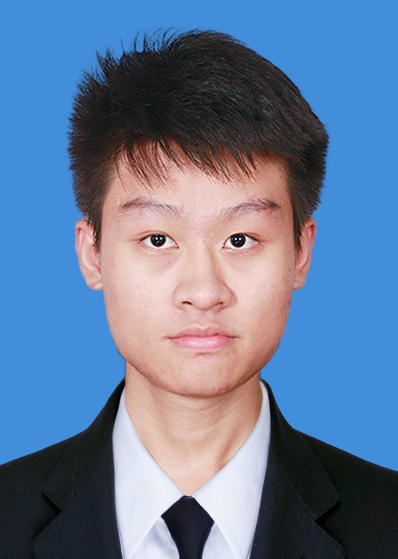
#> input picture photo/me.jpg, 398 x 559 px, found by its file name
$ python me_transfer.py
#> lines starting #> are read from the running program, lines starting #| are printed output that depends on the picture
import cv2
import numpy as np


def nothing(x):
    pass

me = cv2.imread(r'E:\pyitem\opencv_img\photo\me.jpg')
#> me is the input picture: shape (559, 398, 3); mean B, G, R 153, 121.7, 100.4
wyz = cv2.imread(r'E:\pyitem\opencv_img\photo\wyz.jpg')
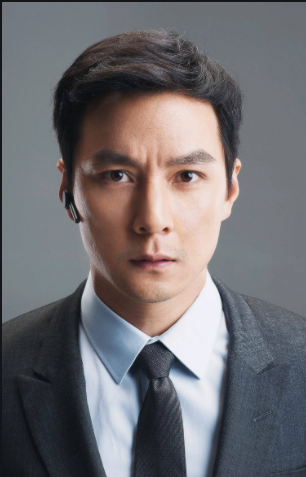
#> input picture photo/wyz.jpg, 306 x 477 px, found by its file name
#> wyz is the input picture: shape (477, 306, 3); mean B, G, R 112.9, 109.6, 112
wyz = cv2.resize(wyz, (me.shape[1], me.shape[0]))
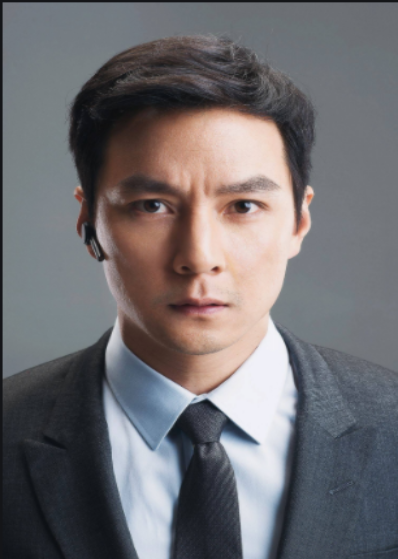
#> wyz: shape (559, 398, 3); mean B, G, R 112.8, 109.5, 111.8

window = np.zeros([me.shape[0], me.shape[1], 3], np.uint8)
cv2.namedWindow('image')
cv2.createTrackbar('value', 'image', 0, 100, nothing)


while(1):
    cv2.imshow('image', window)
    k = cv2.waitKey(1) & 0xff
#> (key Esc is pressed here)
    if k == 27:
        break

    r = cv2.getTrackbarPos('value', 'image')
    r = float(r) / 100.0
    window=cv2.addWeighted(wyz, r, me, 1.0-r, 0)

cv2.destroyAllWindows()
# [35 lines of commented-out code are left out]
